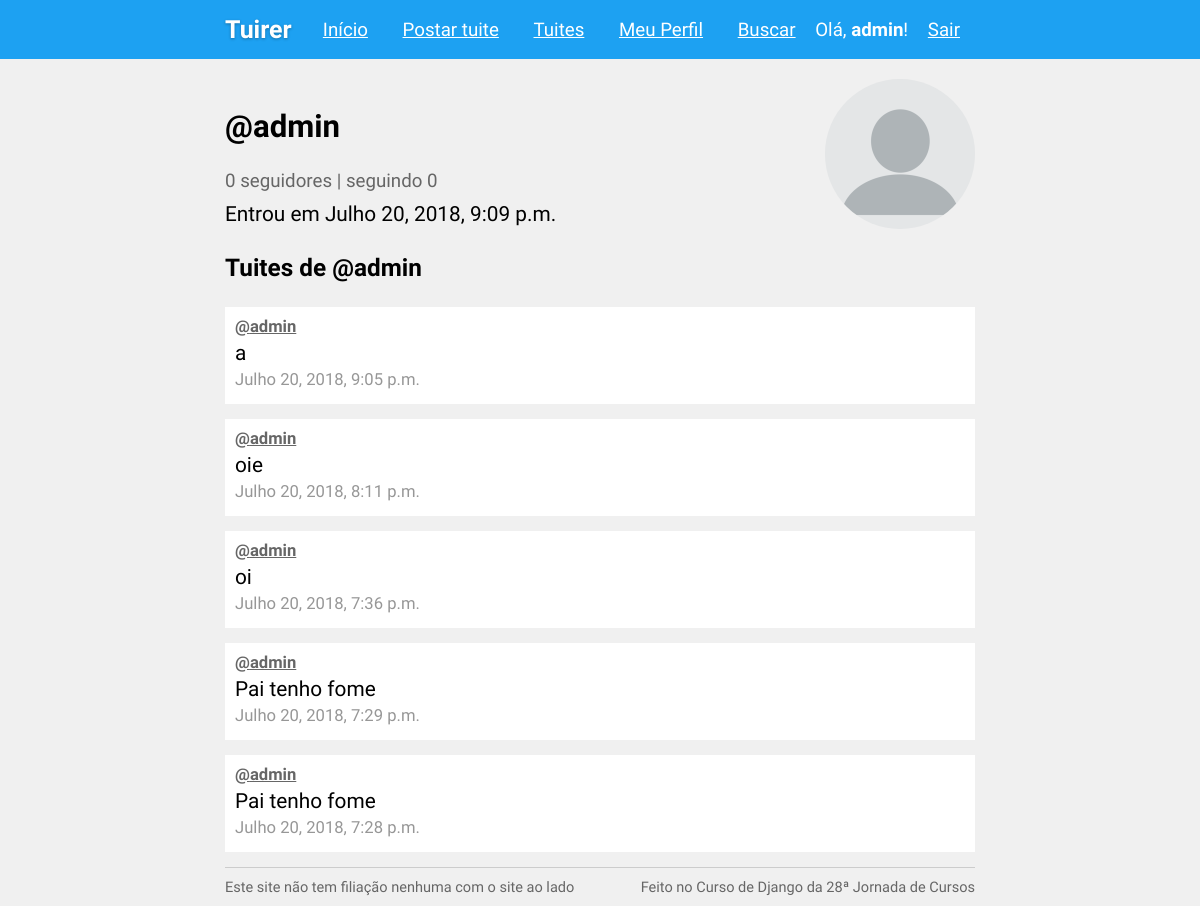
/perfil/2, run on an earlier commit of the app's database.
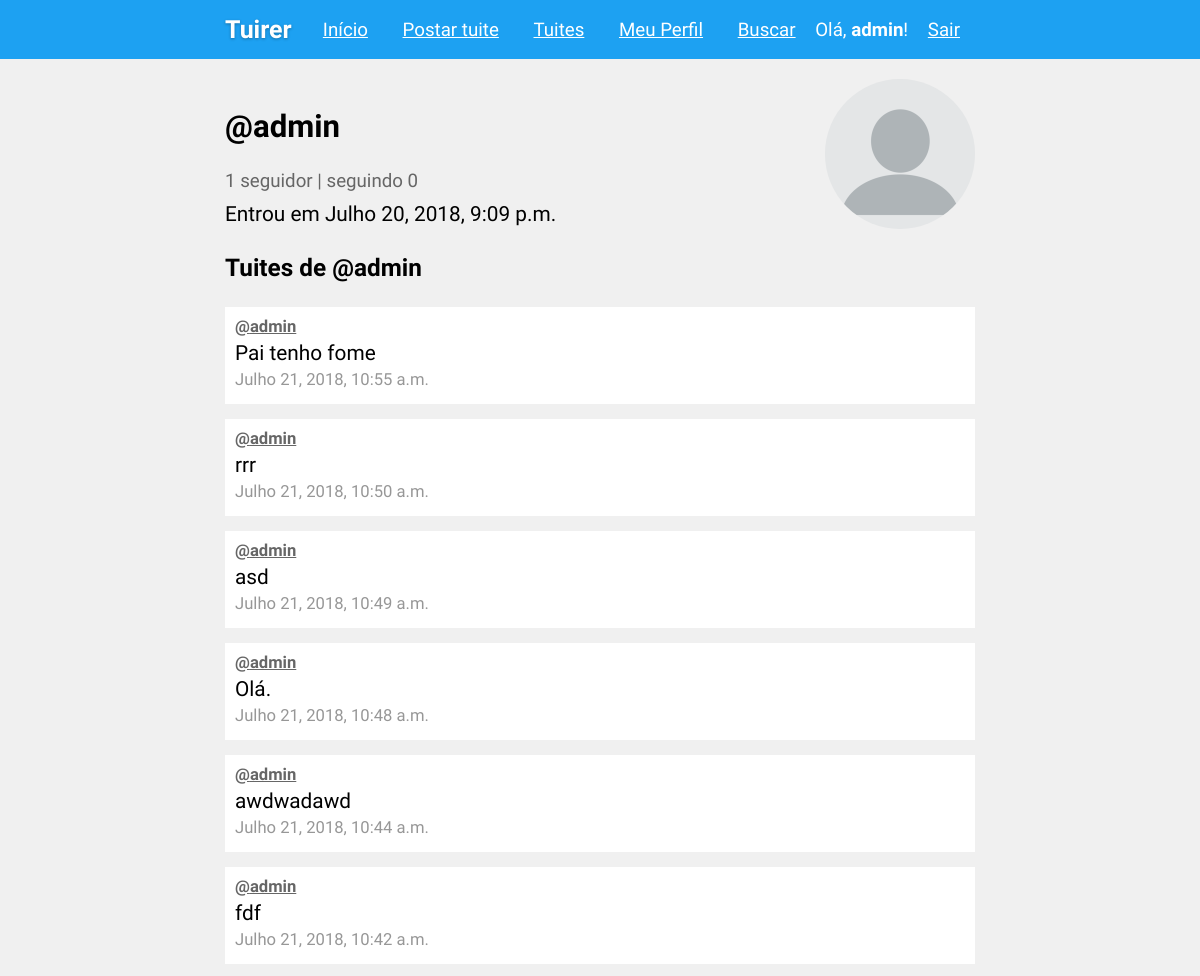
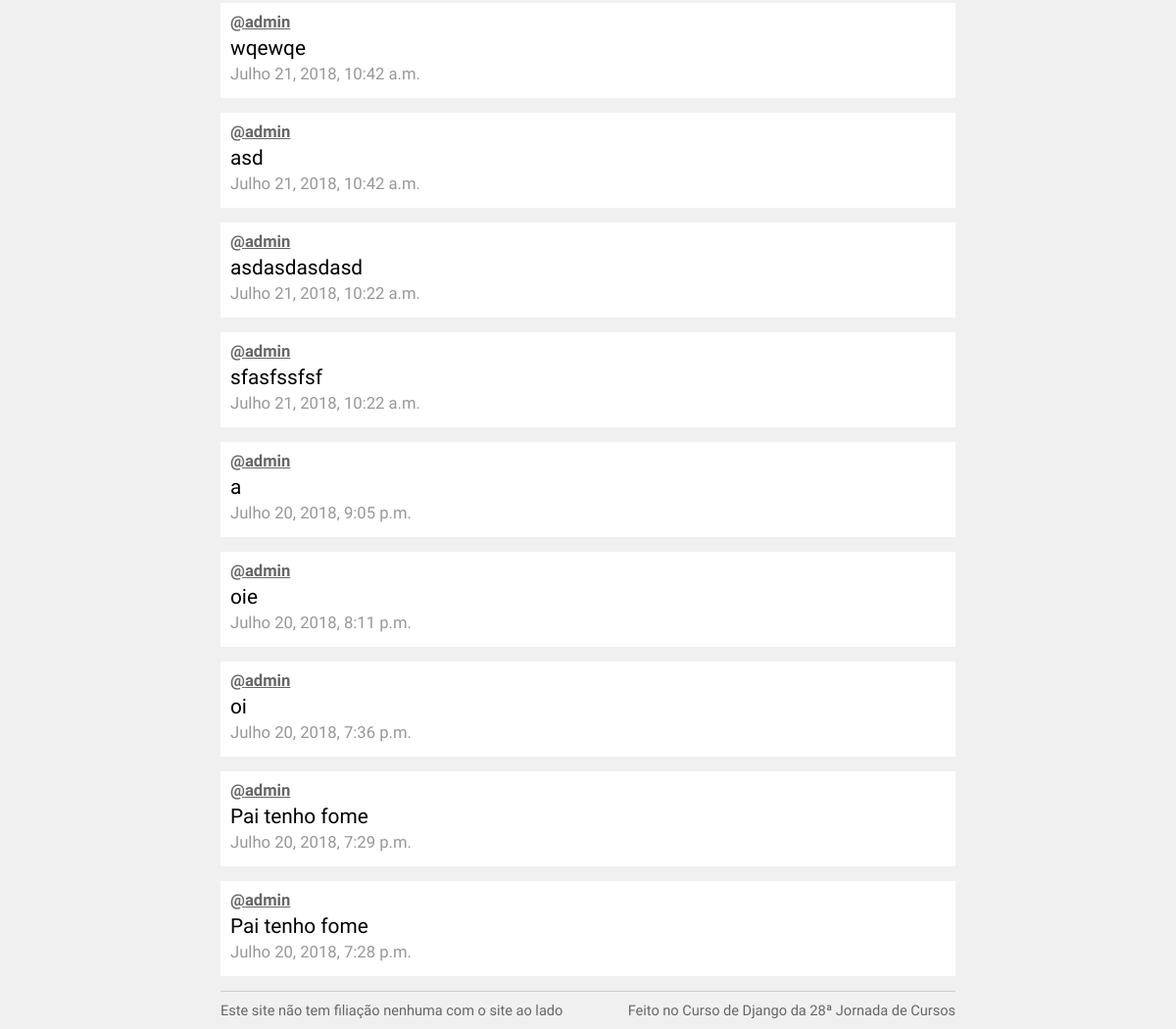
And on a later commit of the database (2 pictures, top to bottom).
### users/models.py (models this page shows)
class User(AbstractUser):
    followers = models.ManyToManyField('self', blank=True)
    following = models.ManyToManyField('self', blank=True)
    picture = models.ImageField('Foto de perfil', default='/img/blank-pic.png')
    created_at = models.DateTimeField(auto_now_add=True)
    @property
    def followers_count(self):
        return self.followers.count()
    @property
    def following_count(self):
        return self.following.count()

### tuites/models.py (models this page shows, shortened)
class Tuite(models.Model):
    content = models.CharField('Tweet', max_length=200)
    date_created = models.DateTimeField(auto_now_add=True)
    creator = models.ForeignKey('users.User', on_delete=models.CASCADE, related_name='tuites')
    objects = TuiteManager()
    class Meta:
        ordering = ('-date_created', )

### users/views.py (the view)
# urls.py: path('perfil/<int:pk>', ProfileView.as_view(), name='profile'),
class ProfileView(generic.DetailView):
    template_name = 'profile.html'
    model = User
    context_object_name = 'user'

### templates/profile.html
{% extends 'base.html' %}
{% block body %}
<div class="user-profile">
    <div class="user-info">
        <div class="info-column">
            <h2>@{{ user.username }}</h2>
            <div class="stats">
                {{ user.followers_count }} seguidor{{ user.followers_count|pluralize:"es" }} |
                seguindo {{ user.following_count }}
            </div>
            <div class="joined-date">
                Entrou em {{ user.created_at }}
            </div>
        </div>
        <div class="pic-column">
            <div class="profile-picture" style="background-image: url('{{ user.picture.url }}');"></div>
        </div>
    </div>
    <div class="profile-section">
        <section class="home-tuites">
            <h3>Tuites de @{{ user.username }}</h3>
            {% for tuite in user.tuites.all %}
                {% include 'includes/tuite.html' %}
            {% endfor %}
        </section>
    </div>
</div>
{% endblock %}

### templates/base.html (shortened to what this page needs)
{% load static %}
<html>
<head>
  <link href="{% static 'style.css' %}" rel="stylesheet">
</head>
<body>
  {% include 'includes/menu.html' %}
  <div class="container">
    {% block body %}{% endblock %}
  </div>
  <footer>
    <div class="left">Este site não tem filiação nenhuma com o site ao lado</div>
    <div class="right">Feito no Curso de Django da 28ª Jornada de Cursos</div>
  </footer>
  <link rel="stylesheet" href="https://use.fontawesome.com/releases/v5.1.1/css/all.css">
</body>
</html>

### templates/includes/menu.html
<div class="menu-wrapper">
    <div class="menu-inner">
        <div class="site-name">
            <a href="{% url 'core:home' %}">Tuirer</a>
        </div>
        <nav>
            <a href="{% url 'core:home' %}">Início</a>
            {% if user.is_authenticated %}
            <a href="{% url 'tuites:post' %}">Postar tuite</a>
            <a href="{% url 'tuites:list' %}">Tuites</a>
            <a href="{% url 'users:profile' user.pk %}">Meu Perfil</a>
            <a href="{% url 'tuites:search' %}">Buscar</a>
            <div class="user-info">Olá, <b>{{ user.username }}</b>!</div>
            <a href="{% url 'users:logout' %}">Sair</a>
            {% else %}
            <a href="{% url 'users:login' %}">Entrar</a>
            <a href="{% url 'users:signup' %}">Cadastro</a>
            {% endif %}
        </nav>
    </div>
</div>

### templates/includes/tuite.html
<div class="tuite">
    <p class="creator">
        <a href="{% url 'users:profile' tuite.creator.id %}">@{{ tuite.creator }}</a>
    </p>
    <p>{{ tuite.content }}</p>
    <p class="date">
        <a href="{% url 'tuites:tuite' tuite.pk %}">{{ tuite.date_created }}</a>
    </p>
</div>

### assets/style.css (style rules this page uses)
body { background: #f0f0f0; font-size: 1.3em; font-family: "Source Sans Pro", "Segoe UI", Helvetica, sans-serif; margin: 0; padding: 0; }
.container { width: 750px; margin: 0 auto; }
footer { display: flex; font-size: .7em; padding: 10px 0; border-top: 1px solid #ccc; justify-content: space-between; align-items: center; color: #666; width: 750px; margin: 0 auto; }
.tuite { padding: 10px; background: #fff; margin: 15px 0; }
.tuite p { margin: 0 0 5px; }
.tuite .date { font-size: .8em; color: rgb(151, 151, 151); }
.tuite .creator { font-size: .8em; color: #666; font-weight: bold; }
.tuite .creator a { color: inherit; text-decoration: underline; }
.tuite .date a { color: inherit; text-decoration: none; }
.menu-wrapper { background: #1DA1F2; padding: 15px; color: #fff; margin-bottom: 20px; }
.menu-inner { width: 750px; margin: 0 auto; display: flex; justify-content: space-between; align-items: center; }
.menu-inner .site-name { font-weight: bold; font-size: 1.2em; text-shadow: 0 1px 3px rgba(0, 0, 0, .3); }
.menu-inner nav { font-size: .9em; }
.menu-inner .user-info { display: inline-block; }
.menu-inner .site-name a { color: #fff; text-decoration: none; }
.menu-inner nav a { color: #fff; padding: 0 15px; }
.user-profile .stats { margin: 10px 0; font-size: .9em; color: #666; }
.user-profile .user-info { margin-top: 15px; display: flex; align-items: center; justify-content: space-between; }
.user-profile .pic-column .profile-picture { width: 150px; height: 150px; background-size: cover; border-radius: 50%; }

What changed in the data, as far as the page shows it:
changed User "admin": followers_count "0" → "1"
added Tuite: creator "admin", content "Pai tenho fome", date_created "Julho 21, 2018, 10:55 a.m."
added Tuite: creator "admin", content "rrr", date_created "Julho 21, 2018, 10:50 a.m."
added Tuite: creator "admin", content "asd", date_created "Julho 21, 2018, 10:49 a.m."
added Tuite: creator "admin", content "Olá.", date_created "Julho 21, 2018, 10:48 a.m."
added Tuite: creator "admin", content "awdwadawd", date_created "Julho 21, 2018, 10:44 a.m."
added Tuite: creator "admin", content "fdf", date_created "Julho 21, 2018, 10:42 a.m."
added Tuite: creator "admin", content "wqewqe", date_created "Julho 21, 2018, 10:42 a.m."
added Tuite: creator "admin", content "asd", date_created "Julho 21, 2018, 10:42 a.m."
added Tuite: creator "admin", content "asdasdasdasd", date_created "Julho 21, 2018, 10:22 a.m."
added Tuite: creator "admin", content "sfasfssfsf", date_created "Julho 21, 2018, 10:22 a.m."
